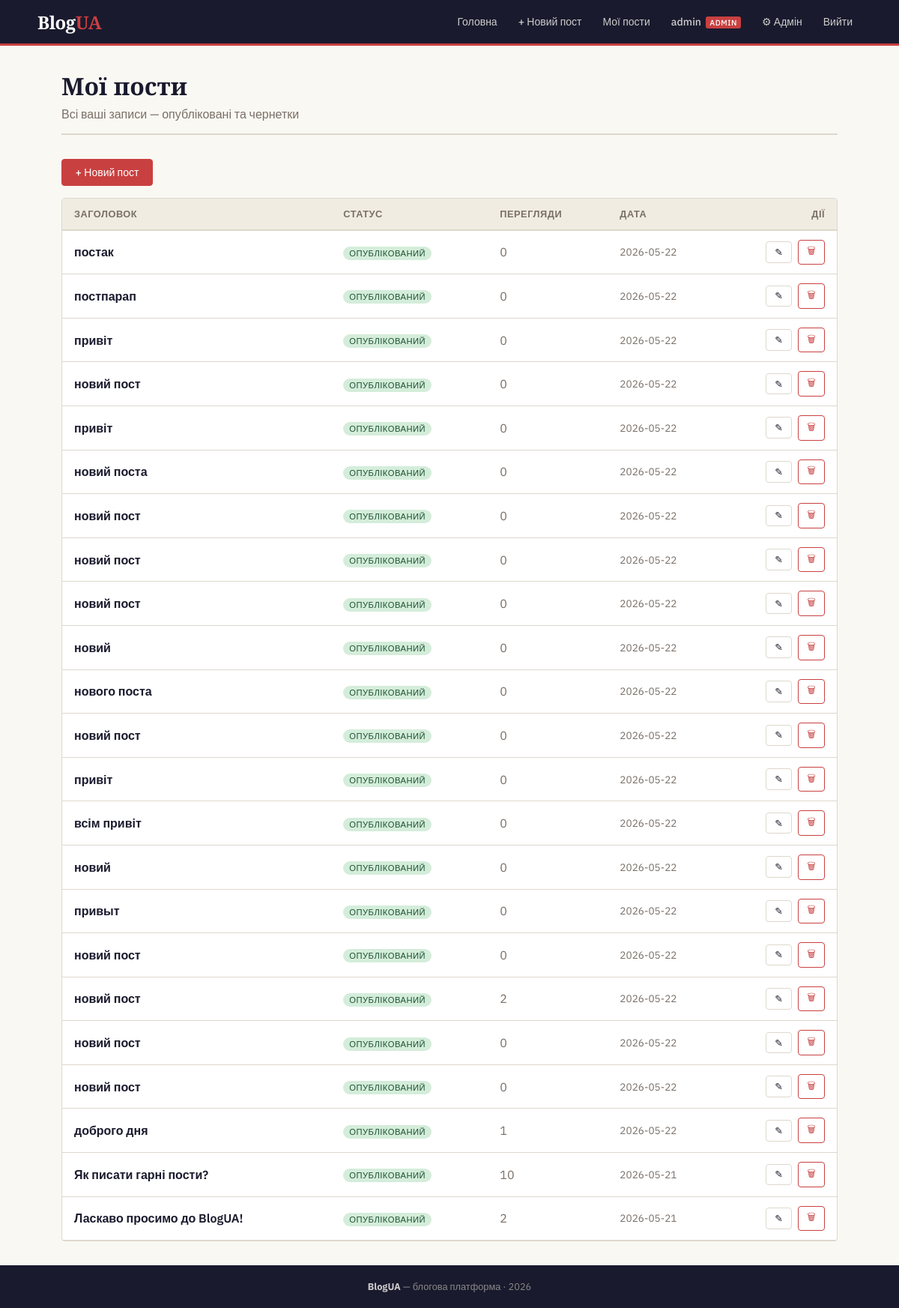
The page /my-posts (signed in) on the database its author committed.
### tables this page shows
CREATE TABLE posts (
            id         INTEGER PRIMARY KEY AUTOINCREMENT,
            title      TEXT    NOT NULL,
            content    TEXT    NOT NULL,
            tags       TEXT,
            author_id  INTEGER NOT NULL REFERENCES users(id),
            status     TEXT    NOT NULL DEFAULT 'draft',
            views      INTEGER NOT NULL DEFAULT 0,
            created_at TEXT    NOT NULL,
            updated_at TEXT    NOT NULL
        );

### app.py (the view)
@app.route('/my-posts')
@login_required
def my_posts():
    db    = get_db()
    user  = get_current_user()
    posts = db.execute(
        'SELECT * FROM posts WHERE author_id = ? ORDER BY created_at DESC',
        (session['user_id'],)
    ).fetchall()
    return render_template('my_posts.html', posts=posts, user=user)

### app.py (called while the page is built)
@app.before_request
def check_user_status():
    from flask import request as req
    if 'user_id' not in session:
        return
    if req.endpoint in ('static', 'login', 'logout', 'register'):
        return
    db = get_db()
    user = db.execute('SELECT * FROM users WHERE id = ?', (session['user_id'],)).fetchone()
    if not user:
        session.clear()
        flash('Ваш акаунт було видалено адміністратором.', 'error')
        return redirect(url_for('login'))
    if user['is_blocked']:
        session.clear()
        flash('Ваш акаунт заблоковано адміністратором. Зверніться до підтримки.', 'error')
        return redirect(url_for('login'))

def login_required(f):
    @wraps(f)
    def decorated(*args, **kwargs):
        if 'user_id' not in session:
            flash('Будь ласка, увійдіть в систему.', 'error')
            return redirect(url_for('login'))
        return f(*args, **kwargs)
    return decorated

def get_current_user():
    if 'user_id' not in session:
        return None
    db = get_db()
    return db.execute('SELECT * FROM users WHERE id = ?', (session['user_id'],)).fetchone()

### database.py (called while the page is built)
def get_db():
    if 'db' not in g:
        g.db = sqlite3.connect(DATABASE)
        g.db.row_factory = sqlite3.Row
        g.db.execute('PRAGMA foreign_keys = ON')
    return g.db

### templates/my_posts.html (shortened to what this page needs)
{% extends "base.html" %}
{% block content %}
<div class="page-header">
  <h1>Мої пости</h1>
  <p>Всі ваші записи — опубліковані та чернетки</p>
</div>
<div style="margin-bottom:1rem">
  <a href="{{ url_for('new_post') }}" class="btn btn-accent">+ Новий пост</a>
</div>
<div class="card" style="padding:0">
  {% if posts %}
    <table style="width:100%;border-collapse:collapse">
      <thead>
        <tr style="border-bottom:2px solid var(--border);background:var(--cream)">
          <th style="padding:.75rem 1rem;text-align:left;font-size:.8rem;text-transform:uppercase;letter-spacing:.5px;color:var(--muted)">Заголовок</th>
          <th style="padding:.75rem 1rem;text-align:left;font-size:.8rem;text-transform:uppercase;letter-spacing:.5px;color:var(--muted)">Статус</th>
          <th style="padding:.75rem 1rem;text-align:left;font-size:.8rem;text-transform:uppercase;letter-spacing:.5px;color:var(--muted)">Перегляди</th>
          <th style="padding:.75rem 1rem;text-align:left;font-size:.8rem;text-transform:uppercase;letter-spacing:.5px;color:var(--muted)">Дата</th>
          <th style="padding:.75rem 1rem;text-align:right;font-size:.8rem;text-transform:uppercase;letter-spacing:.5px;color:var(--muted)">Дії</th>
        </tr>
      </thead>
      <tbody>
        {% for post in posts %}
        <tr style="border-bottom:1px solid var(--border)">
          <td style="padding:.75rem 1rem">
            <a href="{{ url_for('view_post', post_id=post.id) }}"
               style="font-weight:600;text-decoration:none;color:var(--ink)">
              {{ post.title[:60] }}{% if post.title|length > 60 %}…{% endif %}
            </a>
          </td>
          <td style="padding:.75rem 1rem">
            <span class="status status-{{ post.status }}">
              {{ 'Опублікований' if post.status == 'published' else 'Чернетка' }}
            </span>
          </td>
          <td style="padding:.75rem 1rem;color:var(--muted)">{{ post.views }}</td>
          <td style="padding:.75rem 1rem;color:var(--muted);font-size:.85rem">{{ post.created_at[:10] }}</td>
          <td style="padding:.75rem 1rem;text-align:right">
            <div class="flex gap-1" style="justify-content:flex-end">
              <a href="{{ url_for('edit_post', post_id=post.id) }}" class="btn btn-outline btn-sm">✎</a>
              <form method="post" action="{{ url_for('delete_post', post_id=post.id) }}"
                    onsubmit="return confirm('Видалити пост «{{ post.title }}»?')">
                <button type="submit" class="btn btn-danger btn-sm">🗑</button>
              </form>
            </div>
          </td>
        </tr>
        {% endfor %}
      </tbody>
    </table>
  {% else %}
    <div class="text-center" style="padding:3rem">
      <p class="text-muted">У вас ще немає постів.</p>
      <a href="{{ url_for('new_post') }}" class="btn btn-primary mt-2">Написати перший</a>
    </div>
  {% endif %}
</div>
{% endblock %}

### templates/base.html (style rules this page uses)
:root { --ink: #1a1a2e; --paper: #faf8f3; --cream: #f0ece2; --accent: #c94040; --accent2: #2a6496; --muted: #7a7068; --border: #ddd8cc; --success: #2d7a4f; --warning: #c97a10; --radius: 4px; }
*, *::before, *::after { box-sizing: border-box; margin: 0; padding: 0; }
body { font-family: 'IBM Plex Sans', sans-serif; background: var(--paper); color: var(--ink); min-height: 100vh; display: flex; flex-direction: column; }
.card { background: #fff; border: 1px solid var(--border); border-radius: var(--radius); padding: 1.5rem; transition: box-shadow .2s; }
.btn { display: inline-flex; align-items: center; gap: .4rem; padding: .5rem 1.1rem; border-radius: var(--radius); font-size: .875rem; font-weight: 500; font-family: inherit; cursor: pointer; text-decoration: none; border: 1px solid transparent; transition: all .15s; }
.btn-accent { background: var(--accent); color: #fff; border-color: var(--accent); }
.btn-outline { background: transparent; color: var(--ink); border-color: var(--border); }
.btn-danger { background: transparent; color: var(--accent); border-color: var(--accent); }
.btn-sm { padding: .3rem .7rem; font-size: .8rem; }
.page-header { margin-bottom: 2rem; padding-bottom: 1rem; border-bottom: 2px solid var(--border); }
.page-header h1 { font-family: 'Playfair Display', serif; font-size: 2rem; font-weight: 700; }
.page-header p { color: var(--muted); margin-top: .35rem; }
.status { display: inline-block; font-size: .7rem; font-weight: 500; padding: 2px 8px; border-radius: 10px; text-transform: uppercase; letter-spacing: .5px; }
.status-published { background: #d4edda; color: #1d5234; }
.flex { display: flex; align-items: center; }
.gap-1 { gap: .5rem; }

### rows shown on the page
posts: title "постак", status "ОПУБЛІКОВАНИЙ", views "0", created_at "2026-05-22"
posts: title "постпарап", status "ОПУБЛІКОВАНИЙ", views "0", created_at "2026-05-22"
posts: title "привіт", status "ОПУБЛІКОВАНИЙ", views "0", created_at "2026-05-22"
posts: title "новий пост", status "ОПУБЛІКОВАНИЙ", views "0", created_at "2026-05-22"
posts: title "привіт", status "ОПУБЛІКОВАНИЙ", views "0", created_at "2026-05-22"
posts: title "новий поста", status "ОПУБЛІКОВАНИЙ", views "0", created_at "2026-05-22"
posts: title "новий пост", status "ОПУБЛІКОВАНИЙ", views "0", created_at "2026-05-22"
posts: title "новий пост", status "ОПУБЛІКОВАНИЙ", views "0", created_at "2026-05-22"
posts: title "новий пост", status "ОПУБЛІКОВАНИЙ", views "0", created_at "2026-05-22"
posts: title "новий", status "ОПУБЛІКОВАНИЙ", views "0", created_at "2026-05-22"
posts: title "нового поста", status "ОПУБЛІКОВАНИЙ", views "0", created_at "2026-05-22"
posts: title "новий пост", status "ОПУБЛІКОВАНИЙ", views "0", created_at "2026-05-22"
posts: title "привіт", status "ОПУБЛІКОВАНИЙ", views "0", created_at "2026-05-22"
posts: title "всім привіт", status "ОПУБЛІКОВАНИЙ", views "0", created_at "2026-05-22"
posts: title "новий", status "ОПУБЛІКОВАНИЙ", views "0", created_at "2026-05-22"
posts: title "привыт", status "ОПУБЛІКОВАНИЙ", views "0", created_at "2026-05-22"
posts: title "новий пост", status "ОПУБЛІКОВАНИЙ", views "0", created_at "2026-05-22"
posts: title "новий пост", status "ОПУБЛІКОВАНИЙ", views "2", created_at "2026-05-22"
posts: title "новий пост", status "ОПУБЛІКОВАНИЙ", views "0", created_at "2026-05-22"
posts: title "новий пост", status "ОПУБЛІКОВАНИЙ", views "0", created_at "2026-05-22"
posts: title "доброго дня", status "ОПУБЛІКОВАНИЙ", views "1", created_at "2026-05-22"
posts: title "Як писати гарні пости?", status "ОПУБЛІКОВАНИЙ", views "10", created_at "2026-05-21"
posts: title "Ласкаво просимо до BlogUA!", status "ОПУБЛІКОВАНИЙ", views "2", created_at "2026-05-21"

### other values the page prints
{{ session.username }} "admin"
